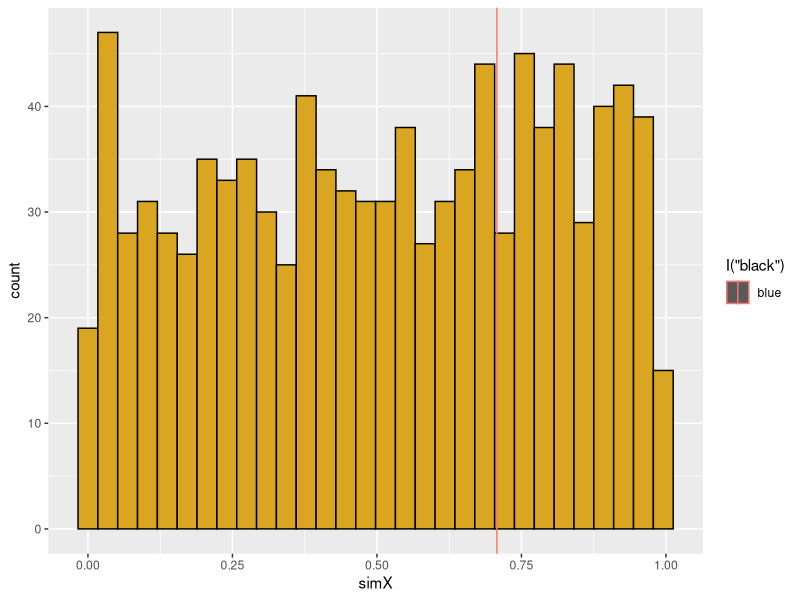
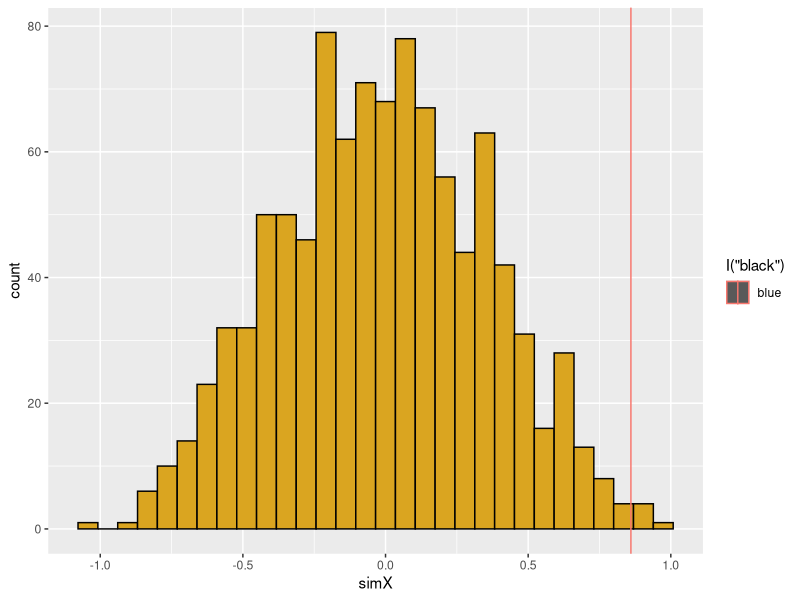

These figures' R source, in order:
# Randomization test for regression data
# April 3, 2018
# EAT

setwd("~/Documents/UVM_2018/FirstProject")
# preliminaries
library("ggplot2")
library("TeachingDemos")
char2seed("Cruel April")

###################################
# Function: readData
# read in or generate data frame
# input: file name (or nothing for demo)
# output: 3-column data frame of observed data (ID, x, y)
#---------------------------------
readData <- function(z=NULL) {
  if (is.null(z)) {
    xVar <- 1:20
    yVar <- xVar + 10*rnorm(20)
    dF <- data.frame(ID=seq_along(xVar),xVar,yVar)
  }
  return(dF)
}
readData()


###################################
# Function: getMetric
# calculate metric for randomization test
# input: 3-column data frame for regression
# output: regression slope
#---------------------------------
getMetric <- function(z=NULL) {
  if (is.null(z)) {
    xVar <- 1:20
    yVar <- xVar + 10*rnorm(20)
    z <- data.frame(ID=seq_along(xVar),xVar,yVar)
  }
  . <- lm(z[,3]~z[,2])
  . <- summary(.)
  . <- .$coefficients[2,1]
  slope <- .
  return(slope)
}
getMetric()

###################################
# Function: shuffleData
# randomize data for regression analysis
# input: 3-column data frame (ID, xVar, yVar)
# output: 3-column data frame (ID, xVar, yVar) 
#---------------------------------
shuffleData <- function(z=NULL) {
  if (is.null(z)) {
    xVar <- 1:20
    yVar <- xVar + 10*rnorm(20)
    z <- data.frame(ID=seq_along(xVar),xVar,yVar)
  }
  z[,3] <- sample(z[,3])
  return(z)
}
shuffleData()

###################################
# Function: getPVal
# calculate p value for observed, simulated data
# input: list of observed metric and vector of simulated metric
# output: lower, upper tail probability vector
#---------------------------------
getPVal <- function(z=NULL) {
  if (is.null(z)) {
    z <- list(xObs=runif(1),xSim=runif(1000))
  }
  pLower <- mean(z[[2]] <= z[[1]])
  pUpper <- mean(z[[2]] >= z[[1]])
  return(c(pL=pLower,pU=pUpper))
}
getPVal()

###################################
# Function: plotRanTest
# ggplot graph
# input: list of observed metric and vector of simulated metric
# output: ggplot graph
#---------------------------------
plotRanTest <- function(z=NULL) {
  if (is.null(z)) {
    z <- list(xObs=runif(1),xSim=runif(1000))
  }
  dF <- data.frame(ID=seq_along(z[[2]]),simX=z[[2]])
  p1 <- ggplot(data=dF, mapping = aes(x=simX))
  p1 + geom_histogram(mapping = aes(fill=I("goldenrod"),color=I("black"))) + geom_vline(aes(xintercept=z[[1]],col="blue"))
}
plotRanTest()

# ------------------------------------
# Main body of code
nSim <- 1000 # number of simulations
XSim <- rep(NA, nSim) # will hold simulated slopes

dF <- readData()
Xobs <- getMetric(dF)

for (i in seq_len(nSim)) {
  XSim[i] <- getMetric(shuffleData(dF))
}

slopes <- list(Xobs,XSim)
getPVal(slopes)
plotRanTest(slopes)
